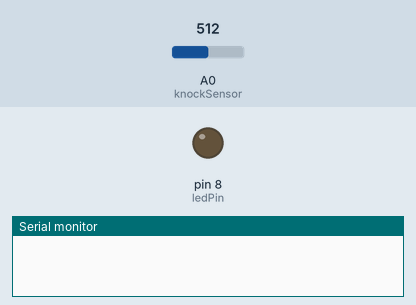
Simulated run of this sketch. Board: Arduino Uno, built with avr-gcc and run on an emulated ATmega328P. Parts: output pins drawn as LEDs (lit = HIGH), the last lines printed to the serial monitor. Dashed ring = blinking. The test bench sets the inputs (shaded band); at power-on: A0 (knockSensor) = 512.

Above: at 1.2 s.
1.3 s: A0 (knockSensor) set to 209
2.8 s: A0 (knockSensor) set to 185
At 5.5 s:
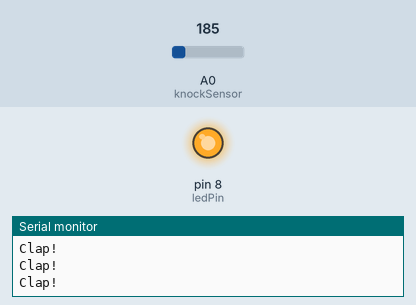
5.8 s: A0 (knockSensor) set to 210
At 6.3 s:
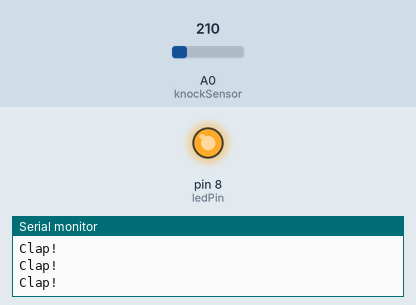
7.3 s: A0 (knockSensor) set to 190
At 9.1 s:
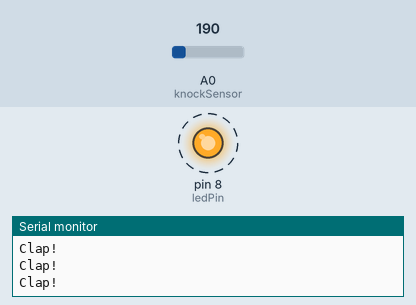
Timing chart, 0 to 11.3 s (numbered marks = the images above; inputs shaded):
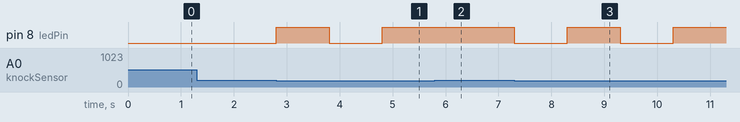

The sketch:

analog_clap.ino
```cpp
const int ledPin = 8;
const int knockSensor = A0;
const int threshold = 200;

int sensorReading = 0;
int ledState = LOW;

void setup() {
  pinMode(ledPin, OUTPUT);
  Serial.begin(9600);
}

void loop() {
  sensorReading = analogRead(knockSensor);
  //Serial.println(sensorReading);
  if (sensorReading <= threshold) {
    // toggle the status of  ledPin
    ledState = !ledState;
    digitalWrite(ledPin, ledState);
    Serial.println("Clap!");
    delay(1000);
  }
}
```

Measured:
- the behaviour switches between 201 and 200 on A0 (knockSensor) (found by bisection; images 0 and 1)
- after the input at 1.3 s, every drawn part: stays the same
- after the input at 2.8 s, pin 8 (ledPin): LOW → HIGH at once, → LOW 1.0 s later, → HIGH 1.0 s later
- after the input at 5.8 s, pin 8 (ledPin): stays HIGH (without the input it goes to LOW after 0.00 s)
- after the input at 7.3 s, pin 8 (ledPin): alternates HIGH for 1.0 s and LOW for 1.0 s, starting at once
